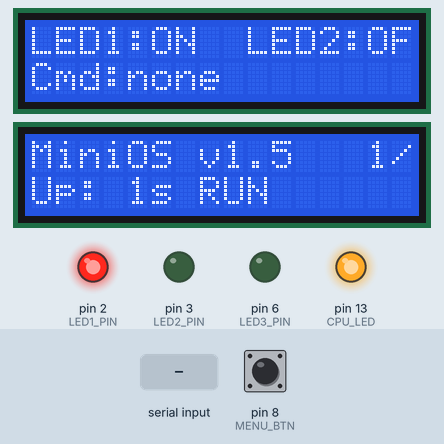
Bench run of a sketch on a simulated Arduino Uno, built with avr-gcc and run on an emulated ATmega328P. Shown: 2 × 16×2 character LCD, output pins drawn as LEDs (lit = HIGH). Dashed ring = blinking. The test bench sets the inputs (shaded band); at power-on: pin 8 (MENU_BTN) HIGH. What the sketch prints to the serial monitor is not drawn.

Above: at 1.43 s.
1.7 s: "bright 90\n" received over Serial
At 2.18 s:
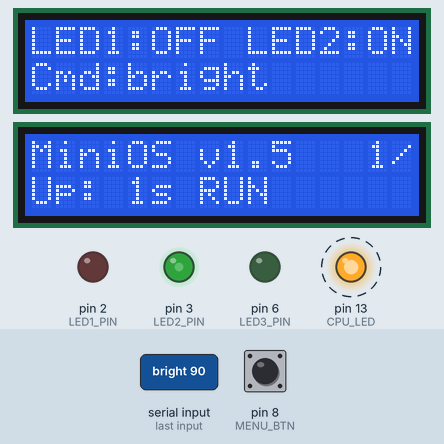
4.4 s: "status\n" received over Serial
At 5.72 s:
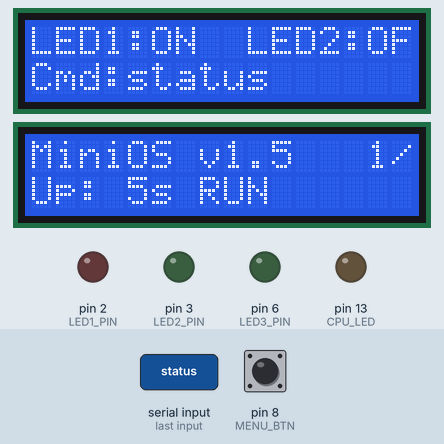
6.5 s: pin 8 (MENU_BTN) pulled LOW for 0.15 s
At 6.78 s:
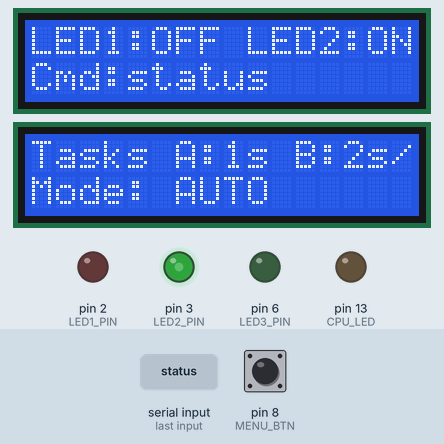
7.2 s: "ledon\n" received over Serial
At 8.3 s:
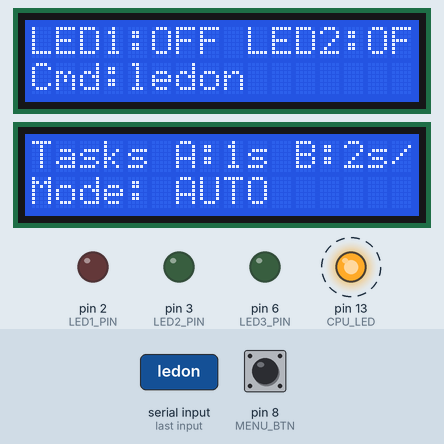
9.4 s: "ledoff\n" received over Serial
At 10.3 s:
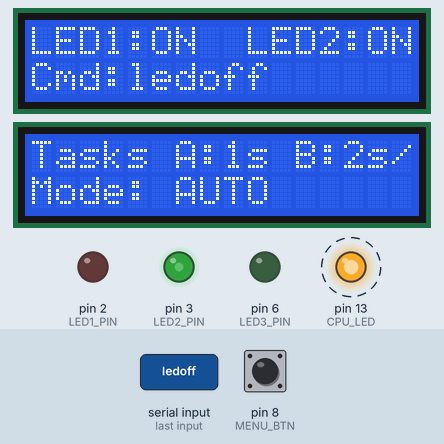
11.4 s: "bright \n" received over Serial
At 12.3 s:
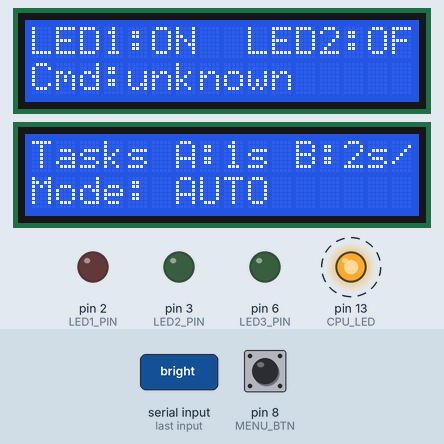
Timing chart, 0 to 14.4 s (numbered marks = the images above; inputs shaded):
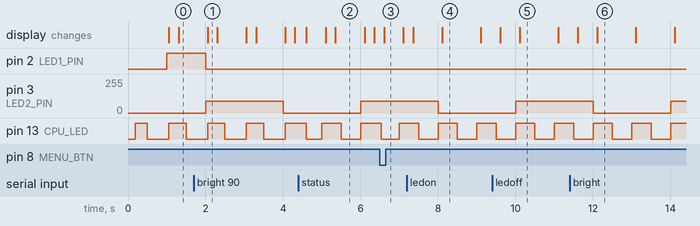

Measured:
- after the input at 1.7 s, pin 2 (LED1_PIN): goes on until 2.0 s, then stays LOW; the display: changes after 0.36 s (image 1)
- after the input at 4.4 s, the display: first changes after 0.21 s (image 2 shows a later state)
- after the input at 6.5 s, the display: changes after 0.11 s (image 3)
- after the input at 7.2 s, the display: first changes after 0.16 s (image 4 shows a later state)
- after the input at 9.4 s, the display: first changes after 0.21 s (image 5 shows a later state)
- after the input at 11.4 s, the display: first changes after 0.21 s (image 6 shows a later state)
- by itself, pin 13 (CPU_LED): alternates HIGH for 0.50 s and LOW for 0.50 s

The sketch:

sketch.ino
```cpp
#include <Wire.h>
#include <LiquidCrystal_I2C.h>

// Pin definitions
#define LED1_PIN 2        // Red LED - Task A
#define LED2_PIN 3        // Green LED - Task B
#define LED3_PIN 6        // Yellow LED - Emergency
#define EMERGENCY_BTN 7   // Emergency button
#define MENU_BTN 8        // Menu button
#define CPU_LED 13        // Built-in LED - CPU load indicator

// LCD initialization
LiquidCrystal_I2C lcdMain(0x27, 16, 2);  // Main status LCD
LiquidCrystal_I2C lcdMenu(0x26, 16, 2);  // Menu navigation LCD

// Task timing variables
unsigned long lastTaskA = 0;
unsigned long lastTaskB = 0;
unsigned long lastTaskC = 0;
unsigned long lastMenuUpdate = 0;
unsigned long systemStartTime = 0;

// Task intervals (ms)
const unsigned long TASK_A_INTERVAL = 1000;  // 1 second
const unsigned long TASK_B_INTERVAL = 2000;  // 2 seconds
const unsigned long TASK_C_INTERVAL = 100;   // 100 ms

// LED states
bool led1State = false;
bool led2State = false;

// System state variables
String lastCommand = "none";
bool emergencyActive = false;
volatile bool emergencyTriggered = false;
volatile unsigned long emergencyTriggerTime = 0;

// Enhanced menu system
int currentMenuPage = 0;
const int MAX_MENU_PAGES = 5;  // Increased menu pages
unsigned long lastMenuButtonPress = 0;
const unsigned long MENU_DEBOUNCE_TIME = 300;

// Serial command buffer
String serialBuffer = "";

// System monitoring
unsigned long taskACount = 0;
unsigned long taskBCount = 0;
unsigned long taskCCount = 0;
unsigned long emergencyCount = 0;
float cpuUsage = 0.0;
unsigned long lastCpuCalc = 0;
unsigned long activeTime = 0;

// Enhanced features
bool systemPaused = false;
int brightness = 255;  // PWM brightness for LEDs
bool autoMode = true;   // Auto task scheduling vs manual

void setup() {
  // Initialize serial communication
  Serial.begin(9600);
  Serial.println("MiniOS v1.5 Starting...");

  // Initialize pins
  pinMode(LED1_PIN, OUTPUT);
  pinMode(LED2_PIN, OUTPUT);
  pinMode(LED3_PIN, OUTPUT);
  pinMode(CPU_LED, OUTPUT);
  pinMode(EMERGENCY_BTN, INPUT_PULLUP);
  pinMode(MENU_BTN, INPUT_PULLUP);

  // Initialize LCDs
  lcdMain.init();
  lcdMain.backlight();
  lcdMenu.init();
  lcdMenu.backlight();

  // Attach emergency interrupt with proper debouncing
  attachInterrupt(digitalPinToInterrupt(EMERGENCY_BTN), emergencyISR, FALLING);

  // Enable internal pullup for emergency button (redundant safety)
  digitalWrite(EMERGENCY_BTN, HIGH);

  // Record system start time
  systemStartTime = millis();

  // Initial LCD updates
  updateMainLCD();
  updateMenuLCD();

  Serial.println("MiniOS v1.5 Ready!");
  Serial.println("Commands: status, ledon, ledoff");
}

void loop() {
  unsigned long currentTime = millis();
  bool cpuActive = false;
  unsigned long loopStart = currentTime;

  // Handle emergency interrupt with debouncing
  if (emergencyTriggered && (currentTime - emergencyTriggerTime > 50)) {
    emergencyTask();
    emergencyTriggered = false;
    emergencyCount++;
    cpuActive = true;
  }

  // Skip normal tasks if system is paused
  if (!systemPaused) {
    // Task A - LED1 blinker (1 second interval)
    if (autoMode && (currentTime - lastTaskA >= TASK_A_INTERVAL)) {
      taskA();
      lastTaskA = currentTime;
      taskACount++;
      cpuActive = true;
    }

    // Task B - LED2 blinker (2 second interval)
    if (autoMode && (currentTime - lastTaskB >= TASK_B_INTERVAL)) {
      taskB();
      lastTaskB = currentTime;
      taskBCount++;
      cpuActive = true;
    }
  }

  // Task C - Serial polling (always active)
  if (currentTime - lastTaskC >= TASK_C_INTERVAL) {
    taskC();
    lastTaskC = currentTime;
    taskCCount++;
    cpuActive = true;
  }

  // Check menu button
  checkMenuButton();

  // Update LCDs periodically
  if (currentTime - lastMenuUpdate >= 250) {  // Faster updates
    updateMainLCD();
    updateMenuLCD();
    lastMenuUpdate = currentTime;
  }

  // Calculate CPU usage
  if (currentTime - lastCpuCalc >= 1000) {
    cpuUsage = (activeTime / 10.0);  // Convert to percentage
    activeTime = 0;
    lastCpuCalc = currentTime;
  }

  // CPU load indicator with breathing effect
  if (cpuActive) {
    digitalWrite(CPU_LED, HIGH);
    activeTime += (millis() - loopStart);
  } else {
    // Breathing LED when idle
    int breath = (sin((currentTime / 1000.0) * 2 * PI) + 1) * 127;
    analogWrite(CPU_LED, breath);
  }
}

// Task A: Toggle LED1 every second with brightness control
void taskA() {
  led1State = !led1State;
  if (led1State) {
    analogWrite(LED1_PIN, brightness);
  } else {
    analogWrite(LED1_PIN, 0);
  }
}

// Task B: Toggle LED2 every 2 seconds with brightness control
void taskB() {
  led2State = !led2State;
  if (led2State) {
    analogWrite(LED2_PIN, brightness);
  } else {
    analogWrite(LED2_PIN, 0);
  }
}

// Task C: Poll serial for commands
void taskC() {
  while (Serial.available() > 0) {
    char c = Serial.read();
    if (c == '\n' || c == '\r') {
      if (serialBuffer.length() > 0) {
        processSerialCommand(serialBuffer);
        serialBuffer = "";
      }
    } else {
      serialBuffer += c;
    }
  }
}

// Process serial commands - Enhanced command set
void processSerialCommand(String command) {
  command.trim();
  command.toLowerCase();

  unsigned long timestamp = millis() - systemStartTime;
  Serial.print("Echo [");
  Serial.print(timestamp);
  Serial.print("ms]: ");
  Serial.println(command);

  if (command == "status") {
    lastCommand = "status";
    Serial.println("=== MiniOS v1.5 Status ===");
    Serial.println("LED1: " + String(led1State ? "ON" : "OFF"));
    Serial.println("LED2: " + String(led2State ? "ON" : "OFF"));
    Serial.println("Emergency: " + String(emergencyActive ? "ACTIVE" : "INACTIVE"));
    Serial.println("System: " + String(systemPaused ? "PAUSED" : "RUNNING"));
    Serial.println("Mode: " + String(autoMode ? "AUTO" : "MANUAL"));
    Serial.println("CPU Usage: " + String(cpuUsage, 1) + "%");
    Serial.println("Uptime: " + String(timestamp / 1000) + "s");
    Serial.println("Task Counts - A:" + String(taskACount) + " B:" + String(taskBCount) + " C:" + String(taskCCount));
    Serial.println("Emergency Count: " + String(emergencyCount));
  }
  else if (command == "ledon") {
    lastCommand = "ledon";
    led1State = true;
    analogWrite(LED1_PIN, brightness);
    Serial.println("LED1 turned ON");
  }
  else if (command == "ledoff") {
    lastCommand = "ledoff";
    led1State = false;
    analogWrite(LED1_PIN, 0);
    Serial.println("LED1 turned OFF");
  }
  else if (command == "pause") {
    lastCommand = "pause";
    systemPaused = !systemPaused;
    Serial.println("System " + String(systemPaused ? "PAUSED" : "RESUMED"));
  }
  else if (command == "auto") {
    lastCommand = "auto";
    autoMode = !autoMode;
    Serial.println("Mode: " + String(autoMode ? "AUTO" : "MANUAL"));
  }
  else if (command.startsWith("bright ")) {
    lastCommand = "bright";
    int newBright = command.substring(7).toInt();
    if (newBright >= 0 && newBright <= 255) {
      brightness = newBright;
      Serial.println("Brightness set to: " + String(brightness));
    } else {
      Serial.println("Brightness must be 0-255");
    }
  }
  else if (command == "reset") {
    lastCommand = "reset";
    taskACount = taskBCount = taskCCount = emergencyCount = 0;
    systemStartTime = millis();
    Serial.println("System counters reset");
  }
  else if (command == "help") {
    lastCommand = "help";
    Serial.println("=== MiniOS v1.5 Commands ===");
    Serial.println("status    - Show system status");
    Serial.println("ledon     - Turn LED1 on");
    Serial.println("ledoff    - Turn LED1 off");
    Serial.println("pause     - Toggle system pause");
    Serial.println("auto      - Toggle auto/manual mode");
    Serial.println("bright N  - Set LED brightness (0-255)");
    Serial.println("reset     - Reset counters");
    Serial.println("help      - Show this help");
  }
  else {
    lastCommand = "unknown";
    Serial.println("Unknown command. Type 'help' for commands.");
  }
}

// Emergency task - Enhanced with priority handling
void emergencyTask() {
  emergencyActive = true;
  Serial.println("!!! EMERGENCY TRIGGERED !!!");

  // Save current LED states
  bool saved_led1 = led1State;
  bool saved_led2 = led2State;

  // Turn off other LEDs during emergency
  analogWrite(LED1_PIN, 0);
  analogWrite(LED2_PIN, 0);

  // Rapid blink sequence - 5 times at 100ms intervals
  for (int i = 0; i < 5; i++) {
    digitalWrite(LED3_PIN, HIGH);
    delay(100);
    digitalWrite(LED3_PIN, LOW);
    delay(100);
  }

  // Restore LED states
  if (saved_led1) analogWrite(LED1_PIN, brightness);
  if (saved_led2) analogWrite(LED2_PIN, brightness);

  emergencyActive = false;
  Serial.println("Emergency task completed - system restored");
}

// Emergency interrupt service routine - Fixed with debouncing
void emergencyISR() {
  static unsigned long lastInterrupt = 0;
  unsigned long currentTime = millis();

  // Simple debouncing in ISR
  if (currentTime - lastInterrupt > 200) {
    emergencyTriggered = true;
    emergencyTriggerTime = currentTime;
    lastInterrupt = currentTime;
  }
}

// Check menu button with debouncing
void checkMenuButton() {
  static bool lastButtonState = HIGH;
  bool currentButtonState = digitalRead(MENU_BTN);
  unsigned long currentTime = millis();

  if (currentButtonState == LOW && lastButtonState == HIGH) {
    if (currentTime - lastMenuButtonPress > MENU_DEBOUNCE_TIME) {
      currentMenuPage = (currentMenuPage + 1) % MAX_MENU_PAGES;
      lastMenuButtonPress = currentTime;
      updateMenuLCD();
    }
  }

  lastButtonState = currentButtonState;
}

// Update main LCD display
void updateMainLCD() {
  lcdMain.clear();

  // Line 1: LED states
  lcdMain.setCursor(0, 0);
  lcdMain.print("LED1:");
  lcdMain.print(led1State ? "ON " : "OFF");
  lcdMain.print(" LED2:");
  lcdMain.print(led2State ? "ON" : "OFF");

  // Line 2: Last command and emergency flag
  lcdMain.setCursor(0, 1);
  lcdMain.print("Cmd:");
  lcdMain.print(lastCommand.substring(0, 8));  // Truncate if too long
  if (emergencyActive) {
    lcdMain.setCursor(15, 1);
    lcdMain.print("!");
  }
}

// Update menu LCD display - Enhanced with more pages
void updateMenuLCD() {
  lcdMenu.clear();
  unsigned long uptime = (millis() - systemStartTime) / 1000;

  // Show page indicator
  lcdMenu.setCursor(14, 0);
  lcdMenu.print(String(currentMenuPage + 1) + "/5");

  switch (currentMenuPage) {
    case 0:
      // Page 1: Title and uptime
      lcdMenu.setCursor(0, 0);
      lcdMenu.print("MiniOS v1.5");
      lcdMenu.setCursor(0, 1);
      lcdMenu.print("Up: ");
      lcdMenu.print(uptime);
      lcdMenu.print("s ");
      lcdMenu.print(systemPaused ? "PAUSED" : "RUN");
      break;

    case 1:
      // Page 2: Task intervals and modes
      lcdMenu.setCursor(0, 0);
      lcdMenu.print("Tasks A:1s B:2s");
      lcdMenu.setCursor(0, 1);
      lcdMenu.print("Mode: ");
      lcdMenu.print(autoMode ? "AUTO" : "MANUAL");
      break;

    case 2:
      // Page 3: Task execution counts
      lcdMenu.setCursor(0, 0);
      lcdMenu.print("Exec A:");
      lcdMenu.print(taskACount);
      lcdMenu.print(" B:");
      lcdMenu.print(taskBCount);
      lcdMenu.setCursor(0, 1);
      lcdMenu.print("Shell:");
      lcdMenu.print(taskCCount);
      lcdMenu.print(" Emrg:");
      lcdMenu.print(emergencyCount);
      break;

    case 3:
      // Page 4: System performance
      lcdMenu.setCursor(0, 0);
      lcdMenu.print("CPU: ");
      lcdMenu.print(cpuUsage, 1);
      lcdMenu.print("%");
      lcdMenu.setCursor(0, 1);
      lcdMenu.print("Bright: ");
      lcdMenu.print(brightness);
      lcdMenu.print("/255");
      break;

    case 4:
      // Page 5: Status indicators
      lcdMenu.setCursor(0, 0);
      lcdMenu.print("LED1:");
      lcdMenu.print(led1State ? "ON " : "OFF");
      lcdMenu.print("LED2:");
      lcdMenu.print(led2State ? "ON" : "OFF");
      lcdMenu.setCursor(0, 1);
      lcdMenu.print("Cmd: ");
      lcdMenu.print(lastCommand);
      if (emergencyActive) {
        lcdMenu.setCursor(15, 1);
        lcdMenu.print("!");
      }
      break;
  }
}
```
